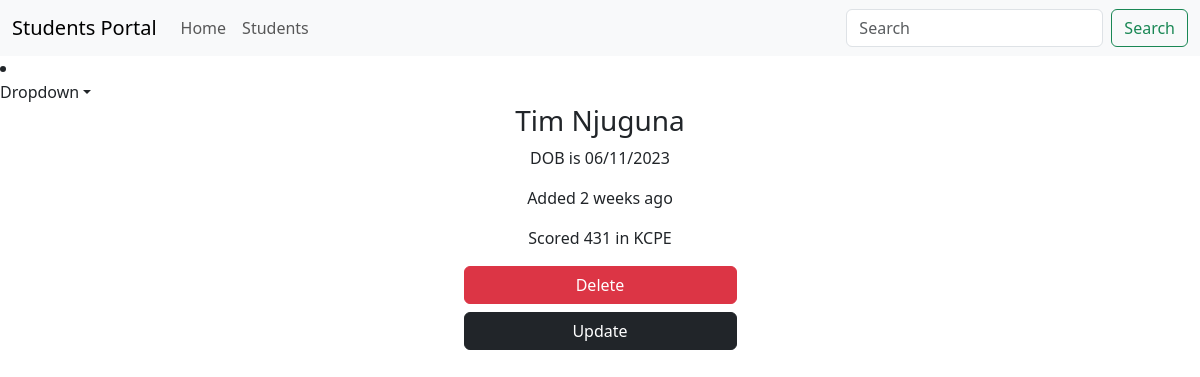
Page /details/2. (signed in) on the committed database.
### main_app/models.py (models this page shows, shortened)
class Student(models.Model):
    first_name = models.CharField(max_length=25)
    last_name = models.CharField(max_length=25)
    dob = models.DateField()
    email = models.EmailField(unique=True)
    weight = models.DecimalField(max_digits=5, decimal_places=2)
    is_sporty = models.BooleanField(default=False)
    kcpe_score = models.IntegerField()
    profile_pic = models.ImageField(upload_to='generate_unique_name', null=True, default="/media/students/student.png")
    created_at = models.DateTimeField(auto_now_add=True)
    updated_at = models.DateTimeField(auto_now=True)

### main_app/views.py (the view)
# urls.py: path('details/<int:id>.', views.show_details, name="details"),
@login_required
def show_details(request, id):
    student = Student.objects.get(pk=id)  # SELECT * FROM students WHERE id=1
    return render(request, 'details.html', {'student': student})

### templates/details.html (shortened to what this page needs)
{% extends 'base.html' %}
{% load humanize %}
{% block content %}
    {% include 'navbar.html' %}
<div class="container">
    <div class="row justify-content-center">
        <div class="col-sm-6 text-center">
            <h3>{{ student.first_name | capfirst}} {{ student.last_name | capfirst}}</h3>
            <p>DOB is {{ student.dob | date:'d/m/Y' }}</p>
            <p>Added {{ student.created_at | naturaltime }}</p>
            <p>Scored {{ student.kcpe_score }} in KCPE</p>
            {% if perms.main_app.delete_student %}
                <a href="{% url 'delete' student.id %}" class="btn btn-danger w-50">Delete</a>
            {% endif %}
                {% if perms.main_app.change_student %}
                    <a href="{% url 'update' student.id %}" class="btn btn-dark mt-2 w-50">Update</a>
                {% endif %}
        </div>
    </div>
</div>
{% endblock %}

### rows in the picture
Student: first_name "Tim", last_name "Njuguna", dob "06/11/2023", created_at "2 weeks ago", kcpe_score "431"
